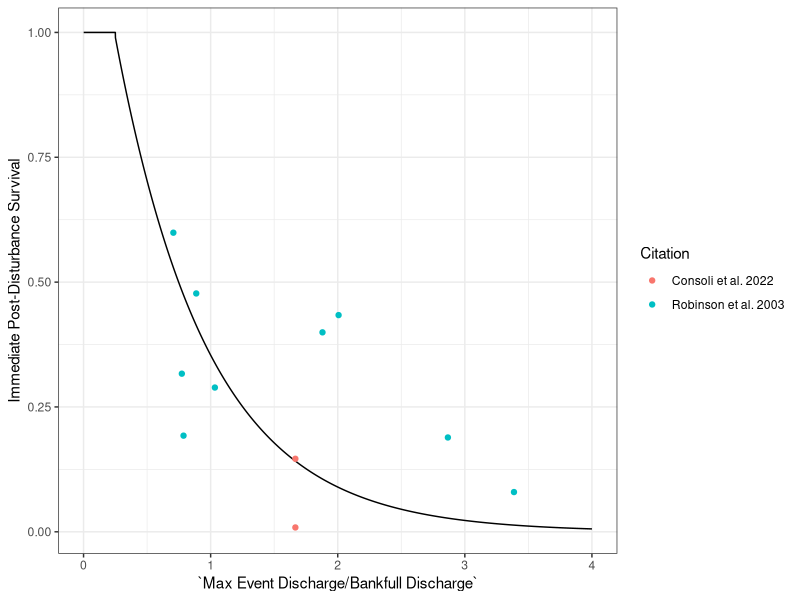

Write R code to recreate this figure.
#############################################################
## Code to fit curve to Baetidae spp mortality rates to data
#############################################################

library(readxl)
library(minpack.lm)
library(tidyverse)
BAETVitalRates <- read_excel("VitalRates.xlsx", sheet = "Baetid Mortality Rates")
BAETVitalRates <- as.data.frame(BAETVitalRates)

flow.surv.fit <- function(magnitude, mortality, Qmin){
  x <- magnitude # rename x and y
  y <- 1 - mortality # convert to survival
  df <- as.data.frame(cbind(x,y))
  df <- rbind(df, c(Qmin, 1.11))  # make sure we specify that we have 100% survival at Qmin (0.25)
  nls.fit <- nlsLM(formula = (y ~ k* exp(-h*x)), data = df, start = c(k = 1, h = 1)) # fit to negative exponential function
  return(nls.fit)
}

flow.surv.rate <- function(h, k, max, min, interval, Qmin) {
  Q <- seq(min, max, by = interval)
  surv <- k*(exp(-h*Q))
  surv.df <- as.data.frame(cbind(Q, surv))
  surv.df$surv[which(surv.df$Q <= Qmin)] <- 1
  return(surv.df)
}

surv.fit.BAET <- flow.surv.fit(BAETVitalRates$`Max Event Discharge/Bankfull Discharge`, BAETVitalRates$Mortality, 0.25)
surv.df.BAET <- flow.surv.rate(surv.fit.BAET$m$getPars()[2] , surv.fit.BAET$m$getPars()[1], 4, 0.001, 0.001, 0.25)


#Sweeney et al 2017, Baetidae development rate follows 4th degree polynomial eq
# data from Supplementary Material
dev_days <- c(110.3, 72.6, 46.9, 29, 25.5, 20.6, 16, 13.5, 16.9)
temperature <- c(12.1, 14.3, 16.2, 20.2, 21.2, 23.9, 27.8, 30, 31.7)
df <- as.data.frame(cbind(dev_days, temperature))
polyfit <- nlsLM(dev_days ~ a*temperature^4 + b*temperature^3 + c*temperature^2 + d*temperature + e, data = df, start = list(a = 1, b = 1, c = 1, d = 1, e = 1))

# equation=== maturation rate/day = -2.246e-06*temperature^4 + 1.778e-04*temperature^3 -5.062e-03*temperature^2 + 6.483e-02*temperature -3.020e-01 
# equation ==== development time = 2.525e-03*temperature^4 -2.508e-01*temperature^3+  9.379e+00*temperature^2 -1.580e+02*temperature+  1.040e+03 

MaturationRate <- function(x){
  a <- 1/x
  return(a)
}
devtime <- function(temps){
  a <- 2.525e-03*temps^4 -2.508e-01*temps^3+  9.379e+00*temps^2 -1.580e+02*temps +  1.040e+03 
return(a)
  }


ggplot(surv.df.BAET, aes(x = Q, y = surv))+
  geom_line()+
  geom_point(data = BAETVitalRates, aes(x = `Max Event Discharge/Bankfull Discharge` , y = 1-(Mortality), color = Citation))+
  #coord_cartesian(ylim = c(0,1)) +
  ylab('Immediate Post-Disturbance Survival') +
  theme_bw()+
  xlab('`Max Event Discharge/Bankfull Discharge`')
